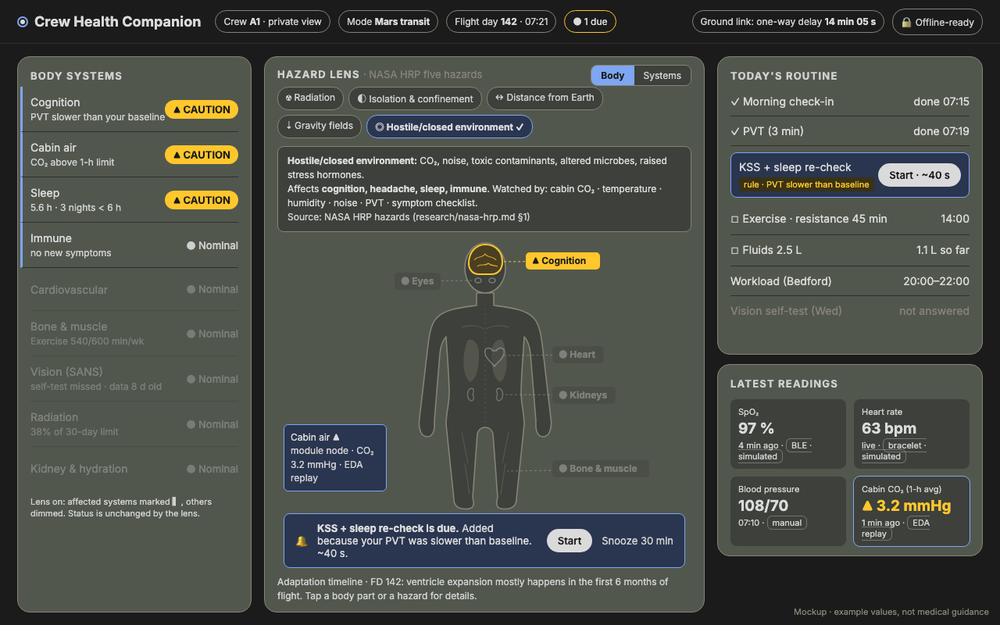
#> input picture ideas/mockups/01-body-map.png, 1000 x 625 px, shrunk from 1280 x 800 before the run
$ python trace-figure.py ../ideas/mockups/01-body-map.png ../ideas/mockups/02-detail.png ../ideas/mockups
#> lines starting #> are read from the running program, lines starting #| are printed output that depends on the picture; after the words box and inside, x2 and y2 are one past the last pixel; in counts of white or black regions, pixels touching at a corner belong together
"""Trace a body-figure drawing (grey fill, dark outline, light background) into SVG path data for ui/BodyFigure.tsx.

usage: python trace-figure.py <image> <name> [overlay_dir]   (needs opencv-python-headless, numpy)
Prints JSON {name, outline} in BodyFigure viewBox units: 532 x 362, figure from y 8 to 352, torso centred on x 266.
Both references in ideas/mockups/figure/ share one frame, so traced figures share one scale and the hotspots fit both.
"""
import json
import sys

import cv2
import numpy as np

img_path, name = sys.argv[1], sys.argv[2]
overlay_dir = sys.argv[3] if len(sys.argv) > 3 else None

gray = cv2.imread(img_path, cv2.IMREAD_GRAYSCALE)
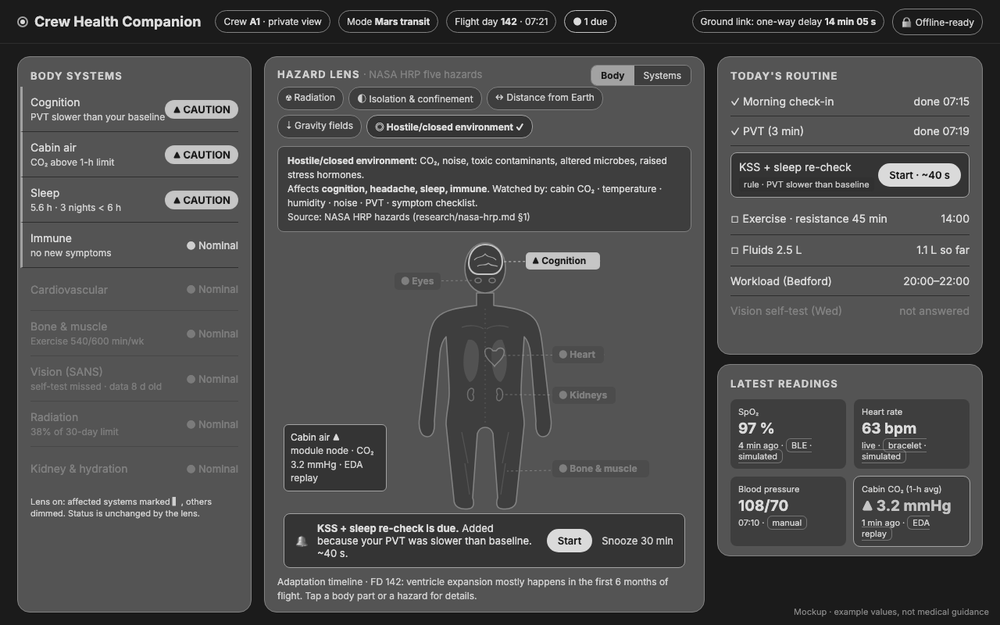
#> gray: shape (625, 1000); min 0, max 255, mean 75.4
h, w = gray.shape
#> h = 625; w = 1000
stroke = (gray < 175).astype(np.uint8)
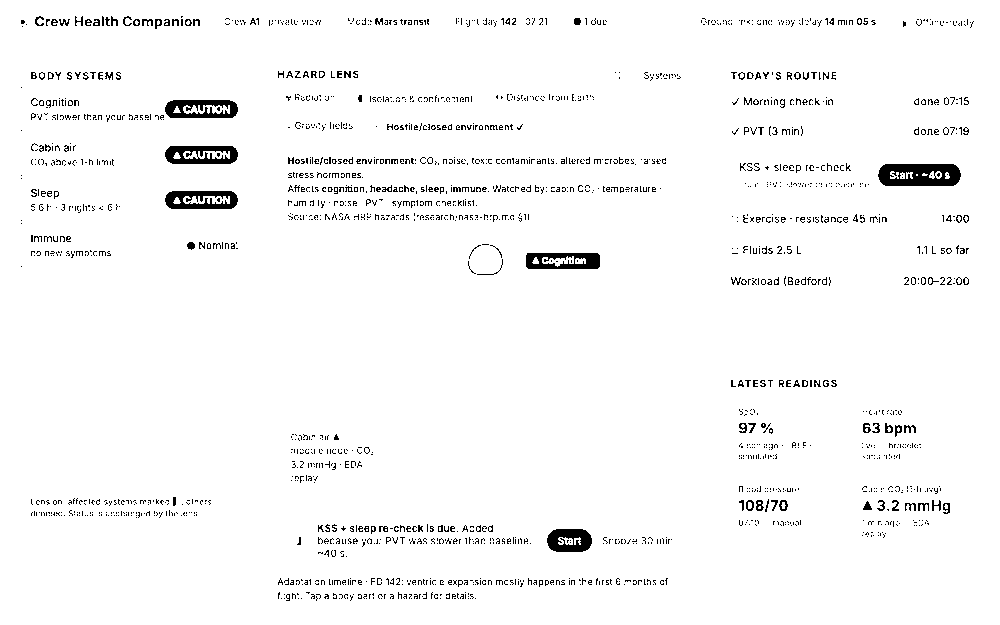
#> stroke: shape (625, 1000); values 0 (black) and 1 (white), 96.8% white; 1897 black regions (1765 under 20 px), largest, box (x1, y1, x2, y2) and area: (878, 164, 961, 186) 1492, (165, 146, 238, 164) 944, (165, 191, 238, 209) 939

# Outside = background reachable from the corner without crossing the outline.
barrier = cv2.dilate(stroke, np.ones((3, 3), np.uint8)) * 255
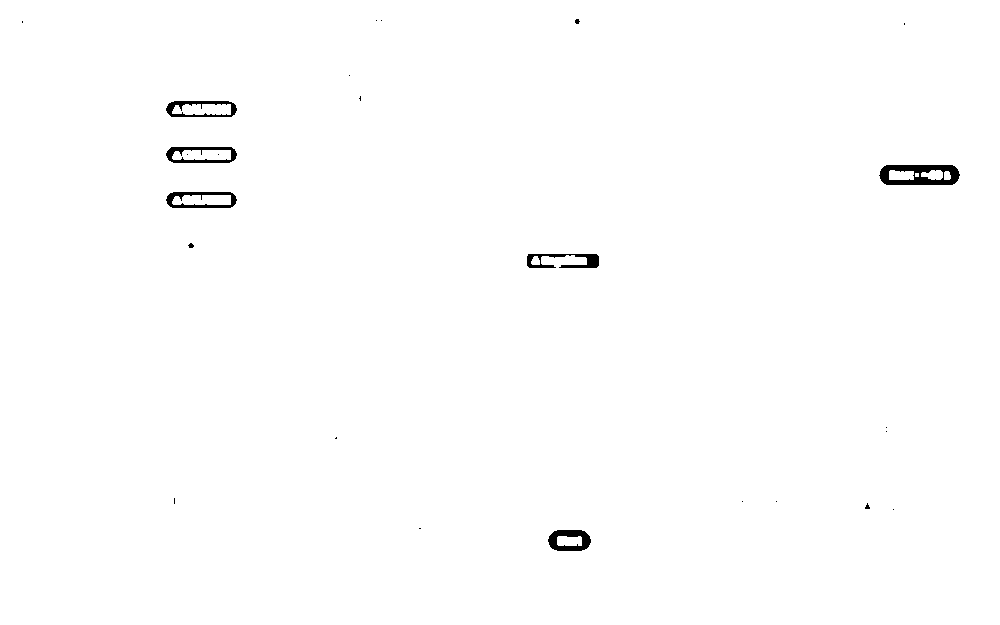
#> barrier: shape (625, 1000); 99.4% white; 25 black regions (18 under 20 px), largest, box (x1, y1, x2, y2) and area: (879, 165, 960, 185) 1052, (548, 530, 591, 551) 549, (527, 254, 599, 268) 526
cv2.floodFill(barrier, np.zeros((h + 2, w + 2), np.uint8), (0, 0), 128)
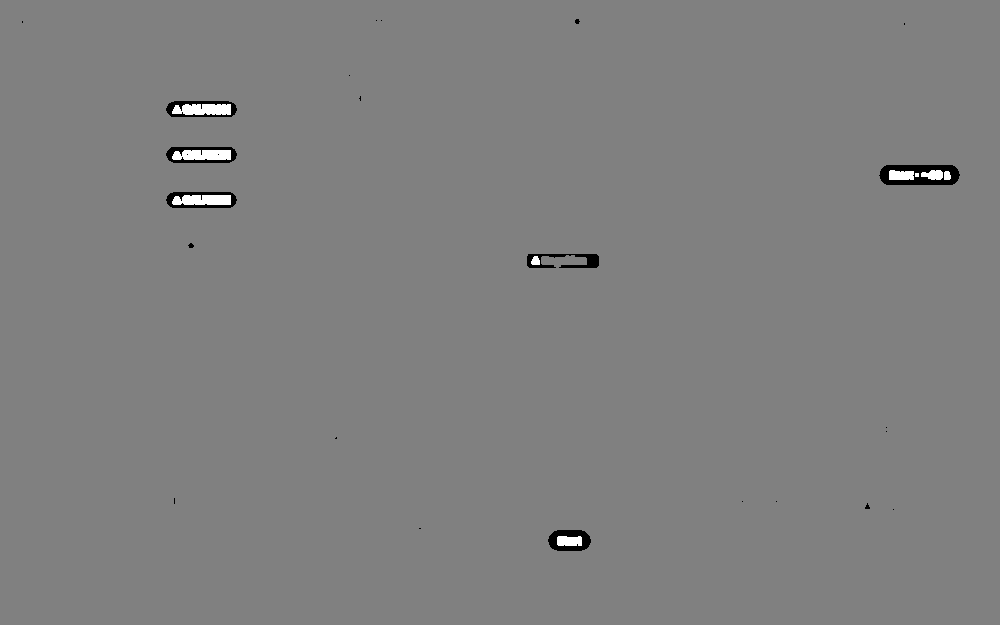
#> barrier: shape (625, 1000); min 0, max 255, mean 127.7
figure = (barrier != 128).astype(np.uint8)
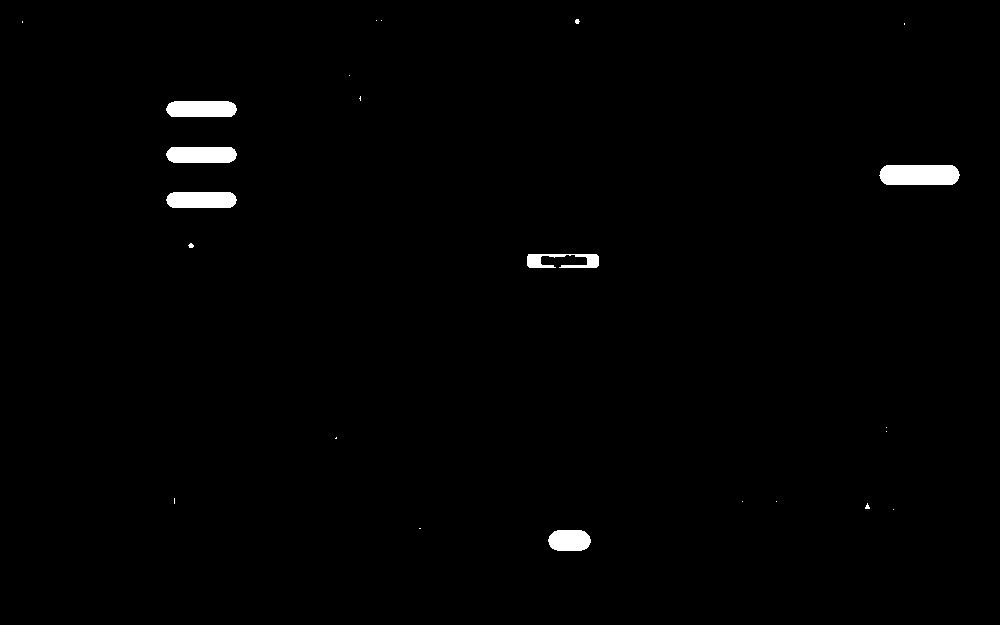
#> figure: shape (625, 1000); values 0 (black) and 1 (white), 0.99% white; 23 white regions (16 under 20 px), largest, box (x1, y1, x2, y2) and area: (879, 165, 960, 185) 1515, (166, 147, 237, 163) 1064, (166, 192, 237, 208) 1063
figure = cv2.morphologyEx(figure, cv2.MORPH_OPEN, np.ones((3, 3), np.uint8))
#> figure: shape (625, 1000); values 0 (black) and 1 (white), 0.97% white; 11 white regions (3 under 20 px), largest, box (x1, y1, x2, y2) and area: (880, 165, 959, 185) 1512, (166, 147, 237, 163) 1064, (166, 101, 237, 117) 1062

# Outline on the stroke centreline: shrink by about half the stroke width.
centre = cv2.erode(figure, np.ones((3, 3), np.uint8))
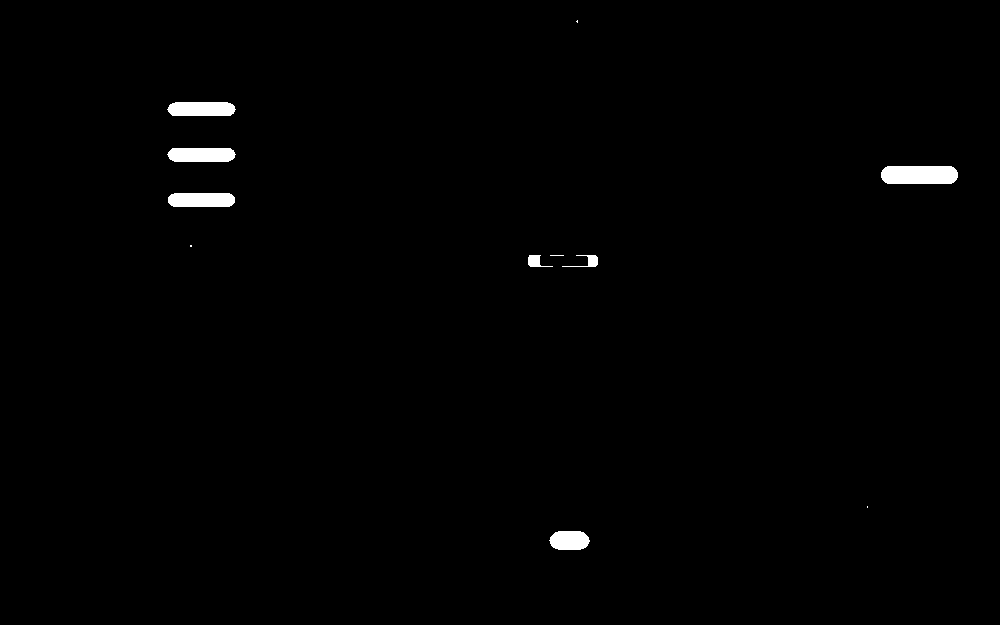
#> centre: shape (625, 1000); values 0 (black) and 1 (white), 0.8% white; 11 white regions (4 under 20 px)
contours, _ = cv2.findContours(centre, cv2.RETR_EXTERNAL, cv2.CHAIN_APPROX_NONE)
#> contours = 11 contours, 4 with area under 20; largest, box (x1, y1, x2, y2) and area: (881, 166, 958, 184) 1234, (167, 148, 236, 162) 822, (168, 193, 235, 207) 821, (167, 102, 236, 116) 820, (549, 531, 590, 550) 612, (528, 255, 553, 267) 120, (562, 255, 598, 267) 98
outer = max(contours, key=cv2.contourArea)
#> outer = contour of 166 points, box (x1, y1, x2, y2) (881, 166, 958, 184), area 1234
x0, y0, bw, bh = cv2.boundingRect(outer)
#> x0 = 881; y0 = 166; bw = 77; bh = 18

# Torso centre at 30 % of the height (the head is turned, so the bounding box is off-centre).
row = figure[int(y0 + 0.30 * bh)]
#> row = 1000 values, max 1 at index 880, min 0 at index 0, mean 0.079
cols = np.where(row > 0)[0]
#> cols = 79 values from 880 to 958
cx = (cols.min() + cols.max()) / 2
#> cx = 919

TOP, BOTTOM, CX = 8.0, 352.0, 266.0
s = (BOTTOM - TOP) / bh
#> s = 19.11


def to_view(pts):
    return [(round(CX + (x - cx) * s, 1), round(TOP + (y - y0) * s, 1)) for x, y in pts]


def fmt(v):
    return f"{v:.1f}".rstrip("0").rstrip(".")


def smooth_path(p, closed):
    """Catmull-Rom spline through the points, as cubic Béziers."""
    n = len(p)
    get = (lambda i: p[i % n]) if closed else (lambda i: p[max(0, min(n - 1, i))])
    d = [f"M{fmt(p[0][0])} {fmt(p[0][1])}"]
    for i in range(n if closed else n - 1):
        p0, p1, p2, p3 = get(i - 1), get(i), get(i + 1), get(i + 2)
        c1 = (p1[0] + (p2[0] - p0[0]) / 6, p1[1] + (p2[1] - p0[1]) / 6)
        c2 = (p2[0] - (p3[0] - p1[0]) / 6, p2[1] - (p3[1] - p1[1]) / 6)
        d.append("C" + " ".join(fmt(v) for v in (*c1, *c2, *p2)))
    return "".join(d) + ("Z" if closed else "")


approx = cv2.approxPolyDP(outer, 1.6, True).reshape(-1, 2)
#> approx = [[881, 172], [882, 179], [887, 183], [951, 183], [957, 177], [956, 170], [951, 166], [887, 166]]
outline = smooth_path(to_view(approx), True)
#> in smooth_path, `n = len(p)`: n = 8
#> in smooth_path, `d = [f"M{fmt(p[0][0])} {fmt(p[0][1])}"]`: d = ['M-460.2 122.7']
#> after the loop in smooth_path, `for i in range(n if closed else n - 1):`: d = 9 items

if overlay_dir:
    dbg = cv2.cvtColor(gray, cv2.COLOR_GRAY2BGR)
    cv2.polylines(dbg, [approx.reshape(-1, 1, 2)], True, (0, 0, 255), 1)
#> dbg: shape (625, 1000, 3); mean B, G, R 75.3, 75.3, 75.4
    cv2.imwrite(f"{overlay_dir}/{name}-overlay.png", dbg)

print(json.dumps({"name": name, "outline": outline, "scale": s, "cx": cx, "y0": y0, "bh": bh}))
#> (printed output is left out)

$ run again, on ideas/mockups/03-surgeon-packet.png
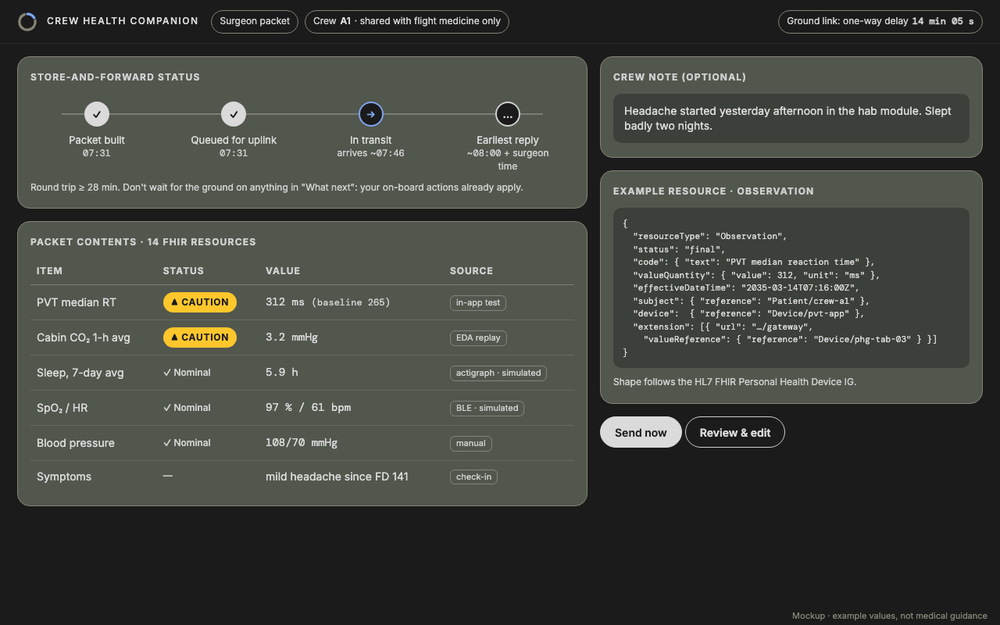
#> input picture ideas/mockups/03-surgeon-packet.png, 1000 x 625 px, shrunk from 1280 x 800 before the run
#> `stroke = (gray < 175).astype(np.uint8)`:
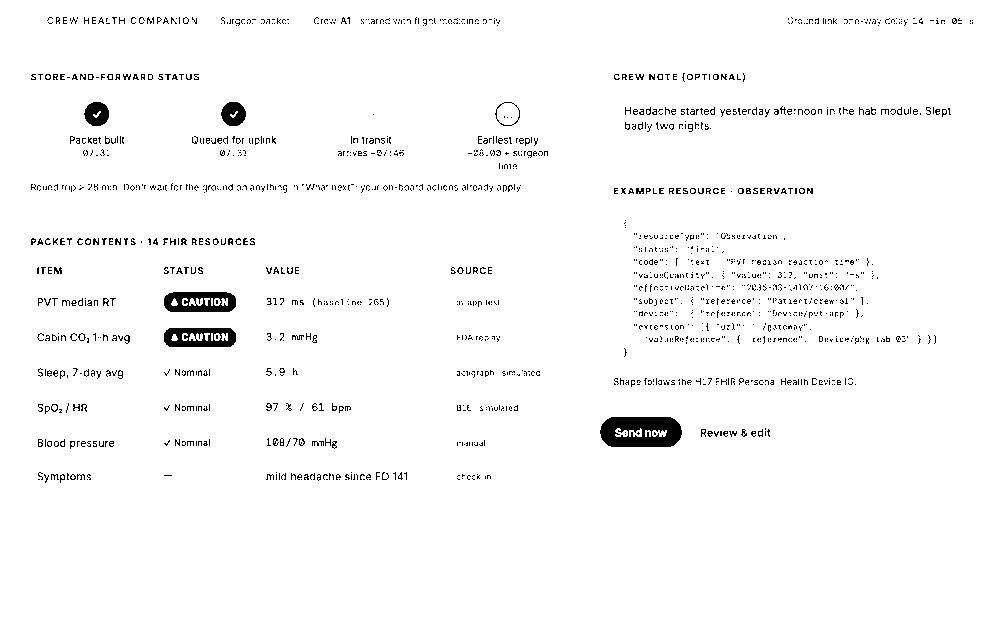
#> stroke: shape (625, 1000); values 0 (black) and 1 (white), 97.4% white; 1600 black regions (1512 under 20 px), largest, box (x1, y1, x2, y2) and area: (600, 417, 682, 447) 1992, (164, 292, 236, 312) 1084, (164, 328, 236, 347) 1035
#> centre: shape (625, 1000); values 0 (black) and 1 (white), 0.7% white; 5 white regions
#> contours = 5 contours; box (x1, y1, x2, y2) and area: (603, 419, 680, 445) 1734, (166, 294, 234, 310) 938, (166, 330, 234, 345) 890, (87, 104, 107, 124) 269, (224, 104, 244, 124) 266
#> outer = contour of 168 points, box (x1, y1, x2, y2) (603, 419, 680, 445), area 1734
#> x0 = 603; y0 = 419; bw = 77; bh = 26
#> row = 1000 values, max 1 at index 603, min 0 at index 0, mean 0.076
#> cols = 76 values from 603 to 678
#> cx = 640.5
#> s = 13.23
#> approx = [[603, 428], [604, 437], [613, 444], [668, 444], [677, 437], [679, 432], [677, 426], [668, 419], [613, 419]]
#> n = 9
#> in smooth_path, `d = [f"M{fmt(p[0][0])} {fmt(p[0][1])}"]`: d = ['M-230.2 127.1']
#> after the loop in smooth_path, `for i in range(n if closed else n - 1):`: d = 10 items
#> `cv2.polylines(dbg, [approx.reshape(-1, 1, 2)], True, (0, 0, 255), 1)`:
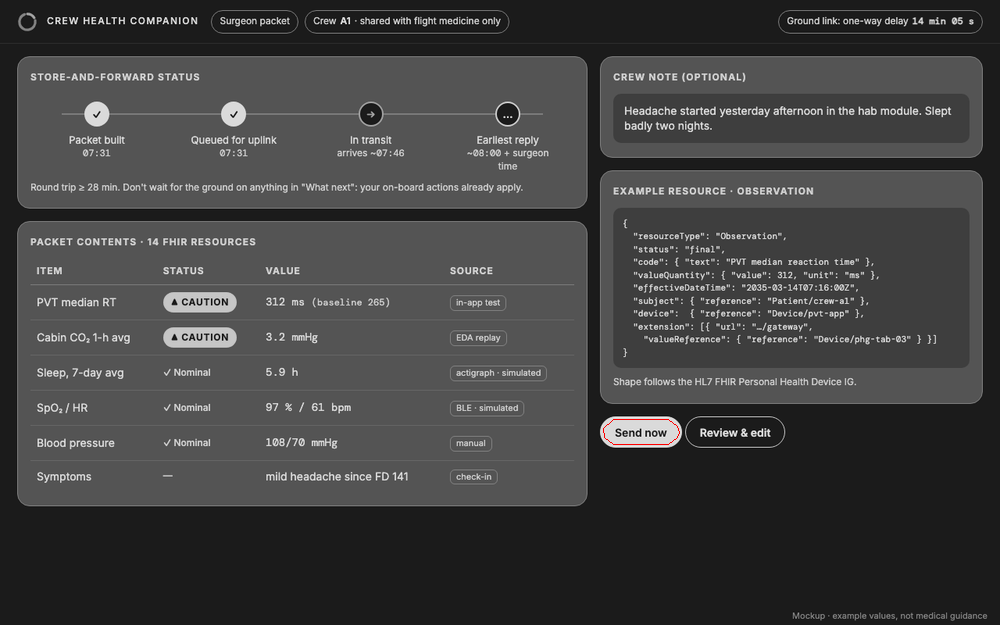
#> dbg: shape (625, 1000, 3); mean B, G, R 64.5, 64.5, 64.6
#> (printed output is left out)
